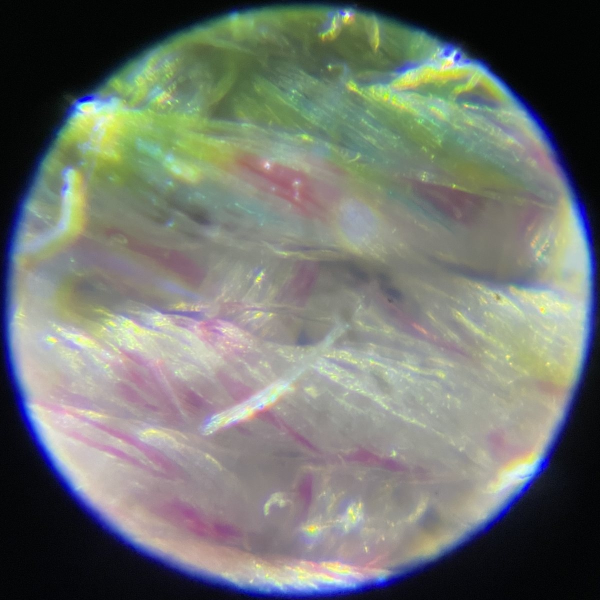
#> input picture photos/micro/blanket.jpg, 1200 x 1200 px, found by its file name (shown at 1/2 size)
$ python convert.py
#> lines starting #> are read from the running program, lines starting #| are printed output that depends on the picture; after the words box and inside, x2 and y2 are one past the last pixel; in counts of white or black regions, pixels touching at a corner belong together
#!/usr/bin/env python3
"""
Migue — подготовка фотографий.

Кладёт готовые .jpg в photos/micro и photos/big из исходных HEIC/JPG.

Использование:
    pip install pillow pillow-heif numpy
    python3 tools/convert.py "путь/к/Photos"

Ожидаемая структура источника:
    Photos/micro/<имя>.HEIC   — снимок с микроскопа
    Photos/big/<имя>.HEIC     — обычное фото того же предмета

Имена файлов внутри micro/ и big/ должны совпадать.
Русские имена автоматически переводятся в латиницу.
"""
import os, sys, re, json
import numpy as np
from PIL import Image, ImageOps, ImageFilter

try:
    import pillow_heif
    pillow_heif.register_heif_opener()
#> (this line was passed over: pillow_heif is not available in this run)
except ImportError:
    print("подсказка: pip install pillow-heif — иначе HEIC не откроются")

MICRO_SIZE, BIG_SIZE, QUALITY = 1200, 800, 84

TRANSLIT = {
    'а':'a','б':'b','в':'v','г':'g','д':'d','е':'e','ё':'e','ж':'zh','з':'z','и':'i',
    'й':'y','к':'k','л':'l','м':'m','н':'n','о':'o','п':'p','р':'r','с':'s','т':'t',
    'у':'u','ф':'f','х':'h','ц':'c','ч':'ch','ш':'sh','щ':'sch','ъ':'','ы':'y','ь':'',
    'э':'e','ю':'yu','я':'ya',' ':'-','_':'-'
}

def slugify(name):
    s = "".join(TRANSLIT.get(ch, ch) for ch in name.lower())
    s = re.sub(r"[^a-z0-9-]", "", s)
    return re.sub(r"-+", "-", s).strip("-")

def load(path):
#> called with path = 'Photos/micro/blanket.jpg'
    return ImageOps.exif_transpose(Image.open(path)).convert("RGB")
#> returned value is the input picture: PIL image 1200x1200 RGB; mean R, G, B 112.9, 117.5, 110.9

def crop_scope(im):
    """Обрезать чёрные поля вокруг круглого поля зрения микроскопа."""
    g = np.asarray(im.convert("L").filter(ImageFilter.GaussianBlur(6)), dtype=np.float32)
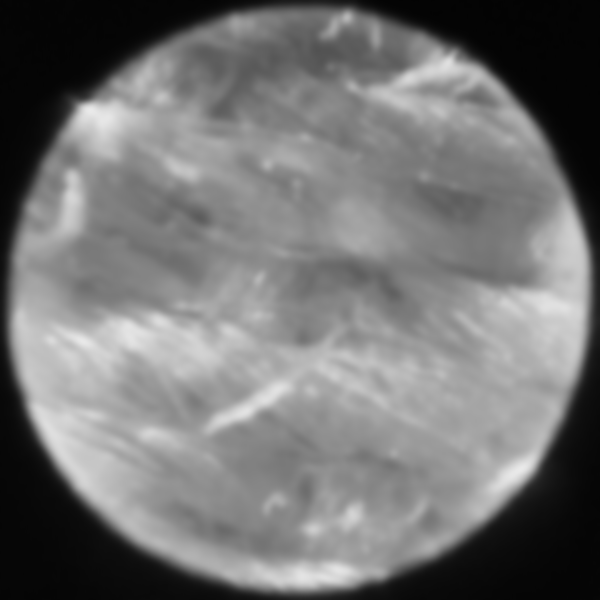
#> g: shape (1200, 1200) float32 (shown at 1/2 size); min 3, max 234, mean 115.4
    mask = g > max(30.0, g.max() * 0.22)
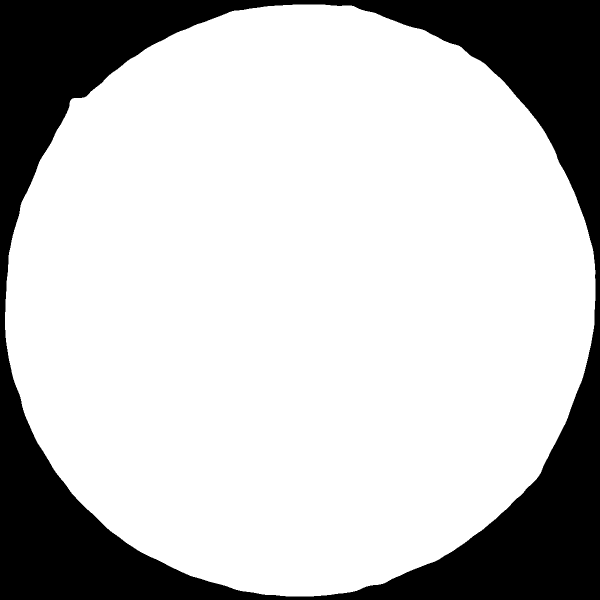
#> mask: shape (1200, 1200) bool (shown at 1/2 size); 76.3% white; 1 black region, box (x1, y1, x2, y2) and area: (0, 0, 1200, 1200) 340896
    if mask.sum() < g.size * 0.02:
        return im
    ys, xs = np.where(mask)
    cy, cx = (ys.min() + ys.max()) / 2, (xs.min() + xs.max()) / 2
#> cy = 600.5; cx = 600
    half = max(ys.max() - ys.min(), xs.max() - xs.min()) / 2 * 1.02
#> half = 603.3
    half = min(half, cy, cx, im.height - cy, im.width - cx)
#> half = 599.5
    return im.crop((int(cx - half), int(cy - half), int(cx + half), int(cy + half)))
#> returned value: PIL image 1199x1199 RGB

def save(im, dst, size):
#> called with dst = 'photos/micro/blanket.jpg', size = 1200
    os.makedirs(os.path.dirname(dst), exist_ok=True)
    ImageOps.fit(im, (size, size), Image.LANCZOS).save(
        dst, "JPEG", quality=QUALITY, optimize=True, progressive=True)
    return os.path.getsize(dst) // 1024

def main():
    src = sys.argv[1] if len(sys.argv) > 1 else "Photos"
    root = os.path.dirname(os.path.dirname(os.path.abspath(__file__)))

    micro_dir = os.path.join(src, "micro")
    names = {}
    for f in sorted(os.listdir(micro_dir)):
        if f.startswith(".") or not os.path.splitext(f)[1]:
            continue
        names[os.path.splitext(f)[0]] = f

    lines = []
    for base, fname in names.items():
        big = next((f for f in os.listdir(os.path.join(src, "big"))
                    if os.path.splitext(f)[0] == base), None)
        if not big:
            print(f"пропуск: нет большого фото для «{base}»")
            continue
        slug = slugify(base)
        a = save(crop_scope(load(os.path.join(micro_dir, fname))),
                 os.path.join(root, "photos/micro", slug + ".jpg"), MICRO_SIZE)
        b = save(load(os.path.join(src, "big", big)),
                 os.path.join(root, "photos/big", slug + ".jpg"), BIG_SIZE)
#> call 2 of load, with path = 'Photos/big/blanket.jpg'
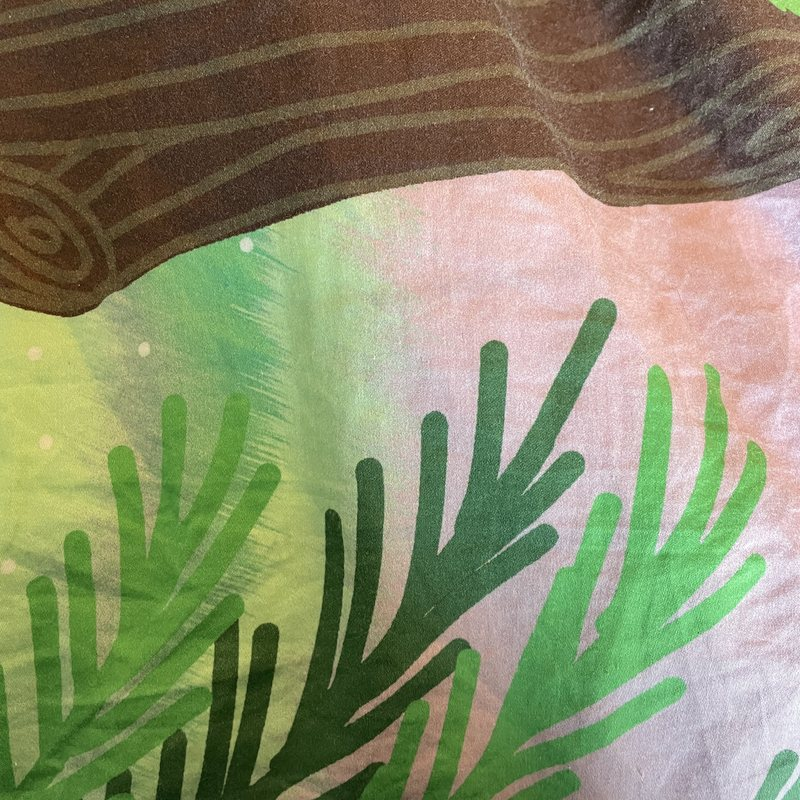
#> input picture photos/big/blanket.jpg, 800 x 800 px, found by its file name
#> in load, returned value is the input picture: PIL image 800x800 RGB; mean R, G, B 136, 139.3, 105.7
        print(f"{slug}: micro {a}KB, big {b}KB")
        lines.append(f'  {{ id: "{slug}",{" " * max(1, 14 - len(slug))}title: "{base.capitalize()}" }},')

    print("\n--- вставь это в data.js ---\nconst ITEMS = [")
    print("\n".join(lines))
    print("];")

if __name__ == "__main__":
    main()
